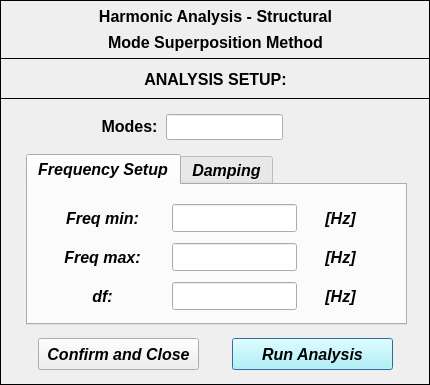
<?xml version="1.0" encoding="UTF-8"?>
<ui version="4.0">
 <class>Dialog</class>
 <widget class="QDialog" name="Dialog">
  <property name="windowModality">
   <enum>Qt::NonModal</enum>
  </property>
  <property name="geometry">
   <rect>
    <x>0</x>
    <y>0</y>
    <width>430</width>
    <height>385</height>
   </rect>
  </property>
  <property name="sizePolicy">
   <sizepolicy hsizetype="Fixed" vsizetype="Fixed">
    <horstretch>0</horstretch>
    <verstretch>0</verstretch>
   </sizepolicy>
  </property>
  <property name="minimumSize">
   <size>
    <width>430</width>
    <height>385</height>
   </size>
  </property>
  <property name="maximumSize">
   <size>
    <width>430</width>
    <height>385</height>
   </size>
  </property>
  <property name="contextMenuPolicy">
   <enum>Qt::DefaultContextMenu</enum>
  </property>
  <property name="windowTitle">
   <string>Analysis setup</string>
  </property>
  <property name="windowIcon">
   <iconset>
    <normaloff>../../../../../../Downloads/load - Copia.png</normaloff>../../../../../../Downloads/load - Copia.png</iconset>
  </property>
  <property name="whatsThis">
   <string/>
  </property>
  <widget class="QFrame" name="frame_2">
   <property name="geometry">
    <rect>
     <x>0</x>
     <y>98</y>
     <width>430</width>
     <height>287</height>
    </rect>
   </property>
   <property name="frameShape">
    <enum>QFrame::Box</enum>
   </property>
   <property name="frameShadow">
    <enum>QFrame::Plain</enum>
   </property>
   <widget class="QPushButton" name="pushButton_confirm_run_analysis">
    <property name="geometry">
     <rect>
      <x>232</x>
      <y>240</y>
      <width>161</width>
      <height>32</height>
     </rect>
    </property>
    <property name="font">
     <font>
      <family>Arial</family>
      <pointsize>12</pointsize>
      <weight>75</weight>
      <italic>true</italic>
      <bold>true</bold>
     </font>
    </property>
    <property name="styleSheet">
     <string notr="true">background-color: rgb(170, 255, 255);</string>
    </property>
    <property name="text">
     <string>Run Analysis</string>
    </property>
   </widget>
   <widget class="QPushButton" name="pushButton_confirm_close">
    <property name="geometry">
     <rect>
      <x>38</x>
      <y>240</y>
      <width>161</width>
      <height>32</height>
     </rect>
    </property>
    <property name="font">
     <font>
      <family>Arial</family>
      <pointsize>12</pointsize>
      <weight>75</weight>
      <italic>true</italic>
      <bold>true</bold>
     </font>
    </property>
    <property name="text">
     <string>Confirm and Close</string>
    </property>
   </widget>
   <widget class="QLineEdit" name="lineEdit_modes">
    <property name="geometry">
     <rect>
      <x>166</x>
      <y>16</y>
      <width>117</width>
      <height>26</height>
     </rect>
    </property>
    <property name="font">
     <font>
      <family>Arial</family>
      <pointsize>12</pointsize>
      <weight>75</weight>
      <italic>false</italic>
      <bold>true</bold>
     </font>
    </property>
    <property name="alignment">
     <set>Qt::AlignCenter</set>
    </property>
   </widget>
   <widget class="QLabel" name="label_2">
    <property name="geometry">
     <rect>
      <x>98</x>
      <y>18</y>
      <width>63</width>
      <height>21</height>
     </rect>
    </property>
    <property name="font">
     <font>
      <family>Arial</family>
      <pointsize>12</pointsize>
      <weight>75</weight>
      <italic>false</italic>
      <bold>true</bold>
     </font>
    </property>
    <property name="text">
     <string>Modes:</string>
    </property>
    <property name="alignment">
     <set>Qt::AlignCenter</set>
    </property>
   </widget>
   <widget class="QTabWidget" name="tabWidget">
    <property name="geometry">
     <rect>
      <x>26</x>
      <y>56</y>
      <width>381</width>
      <height>171</height>
     </rect>
    </property>
    <property name="font">
     <font>
      <family>Arial</family>
      <pointsize>12</pointsize>
      <weight>75</weight>
      <italic>true</italic>
      <bold>true</bold>
     </font>
    </property>
    <property name="currentIndex">
     <number>0</number>
    </property>
    <widget class="QWidget" name="tab_2">
     <attribute name="title">
      <string>Frequency Setup</string>
     </attribute>
     <widget class="QWidget" name="verticalLayoutWidget_16">
      <property name="geometry">
       <rect>
        <x>24</x>
        <y>18</y>
        <width>101</width>
        <height>108</height>
       </rect>
      </property>
      <layout class="QVBoxLayout" name="verticalLayout_16">
       <property name="spacing">
        <number>10</number>
       </property>
       <item>
        <widget class="QLabel" name="label_22">
         <property name="minimumSize">
          <size>
           <width>0</width>
           <height>28</height>
          </size>
         </property>
         <property name="maximumSize">
          <size>
           <width>16777215</width>
           <height>28</height>
          </size>
         </property>
         <property name="text">
          <string>Freq min:</string>
         </property>
         <property name="alignment">
          <set>Qt::AlignCenter</set>
         </property>
        </widget>
       </item>
       <item>
        <widget class="QLabel" name="label_23">
         <property name="minimumSize">
          <size>
           <width>0</width>
           <height>28</height>
          </size>
         </property>
         <property name="maximumSize">
          <size>
           <width>16777215</width>
           <height>28</height>
          </size>
         </property>
         <property name="text">
          <string>Freq max:</string>
         </property>
         <property name="alignment">
          <set>Qt::AlignCenter</set>
         </property>
        </widget>
       </item>
       <item>
        <widget class="QLabel" name="label_21">
         <property name="minimumSize">
          <size>
           <width>0</width>
           <height>28</height>
          </size>
         </property>
         <property name="maximumSize">
          <size>
           <width>16777215</width>
           <height>28</height>
          </size>
         </property>
         <property name="text">
          <string>df:</string>
         </property>
         <property name="alignment">
          <set>Qt::AlignCenter</set>
         </property>
        </widget>
       </item>
      </layout>
     </widget>
     <widget class="QWidget" name="verticalLayoutWidget_17">
      <property name="geometry">
       <rect>
        <x>144</x>
        <y>18</y>
        <width>125</width>
        <height>108</height>
       </rect>
      </property>
      <layout class="QVBoxLayout" name="verticalLayout_17">
       <property name="spacing">
        <number>10</number>
       </property>
       <item>
        <widget class="QLineEdit" name="lineEdit_min">
         <property name="minimumSize">
          <size>
           <width>0</width>
           <height>28</height>
          </size>
         </property>
         <property name="maximumSize">
          <size>
           <width>16777215</width>
           <height>28</height>
          </size>
         </property>
         <property name="font">
          <font>
           <family>Arial</family>
           <pointsize>11</pointsize>
           <weight>75</weight>
           <italic>true</italic>
           <bold>true</bold>
          </font>
         </property>
         <property name="alignment">
          <set>Qt::AlignCenter</set>
         </property>
        </widget>
       </item>
       <item>
        <widget class="QLineEdit" name="lineEdit_max">
         <property name="minimumSize">
          <size>
           <width>0</width>
           <height>28</height>
          </size>
         </property>
         <property name="maximumSize">
          <size>
           <width>16777215</width>
           <height>28</height>
          </size>
         </property>
         <property name="font">
          <font>
           <family>Arial</family>
           <pointsize>11</pointsize>
           <weight>75</weight>
           <italic>true</italic>
           <bold>true</bold>
          </font>
         </property>
         <property name="alignment">
          <set>Qt::AlignCenter</set>
         </property>
        </widget>
       </item>
       <item>
        <widget class="QLineEdit" name="lineEdit_step">
         <property name="minimumSize">
          <size>
           <width>0</width>
           <height>28</height>
          </size>
         </property>
         <property name="maximumSize">
          <size>
           <width>16777215</width>
           <height>28</height>
          </size>
         </property>
         <property name="font">
          <font>
           <family>Arial</family>
           <pointsize>11</pointsize>
           <weight>75</weight>
           <italic>true</italic>
           <bold>true</bold>
          </font>
         </property>
         <property name="alignment">
          <set>Qt::AlignCenter</set>
         </property>
        </widget>
       </item>
      </layout>
     </widget>
     <widget class="QWidget" name="verticalLayoutWidget_18">
      <property name="geometry">
       <rect>
        <x>282</x>
        <y>18</y>
        <width>61</width>
        <height>108</height>
       </rect>
      </property>
      <layout class="QVBoxLayout" name="verticalLayout_18">
       <property name="spacing">
        <number>10</number>
       </property>
       <item>
        <widget class="QLabel" name="label_24">
         <property name="minimumSize">
          <size>
           <width>0</width>
           <height>28</height>
          </size>
         </property>
         <property name="maximumSize">
          <size>
           <width>16777215</width>
           <height>28</height>
          </size>
         </property>
         <property name="text">
          <string>[Hz]</string>
         </property>
         <property name="alignment">
          <set>Qt::AlignCenter</set>
         </property>
        </widget>
       </item>
       <item>
        <widget class="QLabel" name="label_25">
         <property name="minimumSize">
          <size>
           <width>0</width>
           <height>28</height>
          </size>
         </property>
         <property name="maximumSize">
          <size>
           <width>16777215</width>
           <height>28</height>
          </size>
         </property>
         <property name="text">
          <string>[Hz]</string>
         </property>
         <property name="alignment">
          <set>Qt::AlignCenter</set>
         </property>
        </widget>
       </item>
       <item>
        <widget class="QLabel" name="label_26">
         <property name="minimumSize">
          <size>
           <width>0</width>
           <height>28</height>
          </size>
         </property>
         <property name="maximumSize">
          <size>
           <width>16777215</width>
           <height>28</height>
          </size>
         </property>
         <property name="text">
          <string>[Hz]</string>
         </property>
         <property name="alignment">
          <set>Qt::AlignCenter</set>
         </property>
        </widget>
       </item>
      </layout>
     </widget>
    </widget>
    <widget class="QWidget" name="widget">
     <attribute name="title">
      <string>Damping</string>
     </attribute>
     <widget class="QWidget" name="verticalLayoutWidget_5">
      <property name="geometry">
       <rect>
        <x>28</x>
        <y>6</y>
        <width>101</width>
        <height>61</height>
       </rect>
      </property>
      <layout class="QVBoxLayout" name="verticalLayout_5">
       <item>
        <widget class="QLabel" name="label_8">
         <property name="font">
          <font>
           <pointsize>11</pointsize>
           <weight>75</weight>
           <italic>false</italic>
           <bold>true</bold>
          </font>
         </property>
         <property name="text">
          <string>Proportional
Viscous</string>
         </property>
         <property name="alignment">
          <set>Qt::AlignCenter</set>
         </property>
        </widget>
       </item>
      </layout>
     </widget>
     <widget class="QWidget" name="verticalLayoutWidget_6">
      <property name="geometry">
       <rect>
        <x>28</x>
        <y>74</y>
        <width>101</width>
        <height>61</height>
       </rect>
      </property>
      <layout class="QVBoxLayout" name="verticalLayout_6">
       <item>
        <widget class="QLabel" name="label_9">
         <property name="font">
          <font>
           <pointsize>11</pointsize>
           <weight>75</weight>
           <italic>false</italic>
           <bold>true</bold>
          </font>
         </property>
         <property name="text">
          <string>Proportional
Hysteretic</string>
         </property>
         <property name="alignment">
          <set>Qt::AlignCenter</set>
         </property>
        </widget>
       </item>
      </layout>
     </widget>
     <widget class="QWidget" name="verticalLayoutWidget_7">
      <property name="geometry">
       <rect>
        <x>128</x>
        <y>6</y>
        <width>52</width>
        <height>60</height>
       </rect>
      </property>
      <layout class="QVBoxLayout" name="verticalLayout_7">
       <item>
        <widget class="QLabel" name="label_10">
         <property name="minimumSize">
          <size>
           <width>50</width>
           <height>26</height>
          </size>
         </property>
         <property name="maximumSize">
          <size>
           <width>50</width>
           <height>26</height>
          </size>
         </property>
         <property name="font">
          <font>
           <family>Arial</family>
           <pointsize>11</pointsize>
           <weight>75</weight>
           <italic>false</italic>
           <bold>true</bold>
          </font>
         </property>
         <property name="text">
          <string>&lt;html&gt;&lt;head/&gt;&lt;body&gt;&lt;p align=&quot;center&quot;&gt;&lt;span style=&quot; font-size:10pt;&quot;&gt;α&lt;/span&gt;&lt;span style=&quot; font-size:10pt; vertical-align:sub;&quot;&gt;v&lt;/span&gt;&lt;span style=&quot; font-size:10pt;&quot;&gt;:&lt;/span&gt;&lt;/p&gt;&lt;/body&gt;&lt;/html&gt;</string>
         </property>
         <property name="alignment">
          <set>Qt::AlignCenter</set>
         </property>
        </widget>
       </item>
       <item>
        <widget class="QLabel" name="label_11">
         <property name="minimumSize">
          <size>
           <width>50</width>
           <height>26</height>
          </size>
         </property>
         <property name="maximumSize">
          <size>
           <width>50</width>
           <height>26</height>
          </size>
         </property>
         <property name="font">
          <font>
           <family>Arial</family>
           <pointsize>11</pointsize>
           <weight>75</weight>
           <italic>false</italic>
           <bold>true</bold>
          </font>
         </property>
         <property name="text">
          <string>&lt;html&gt;&lt;head/&gt;&lt;body&gt;&lt;p align=&quot;center&quot;&gt;&lt;span style=&quot; font-size:10pt;&quot;&gt;β&lt;/span&gt;&lt;span style=&quot; font-size:10pt; vertical-align:sub;&quot;&gt;v&lt;/span&gt;&lt;span style=&quot; font-size:10pt;&quot;&gt;:&lt;/span&gt;&lt;/p&gt;&lt;/body&gt;&lt;/html&gt;</string>
         </property>
         <property name="alignment">
          <set>Qt::AlignCenter</set>
         </property>
        </widget>
       </item>
      </layout>
     </widget>
     <widget class="QWidget" name="verticalLayoutWidget_8">
      <property name="geometry">
       <rect>
        <x>128</x>
        <y>74</y>
        <width>52</width>
        <height>60</height>
       </rect>
      </property>
      <layout class="QVBoxLayout" name="verticalLayout_8">
       <item>
        <widget class="QLabel" name="label_13">
         <property name="minimumSize">
          <size>
           <width>50</width>
           <height>26</height>
          </size>
         </property>
         <property name="maximumSize">
          <size>
           <width>50</width>
           <height>26</height>
          </size>
         </property>
         <property name="font">
          <font>
           <family>Arial</family>
           <pointsize>11</pointsize>
           <weight>75</weight>
           <italic>false</italic>
           <bold>true</bold>
          </font>
         </property>
         <property name="text">
          <string>&lt;html&gt;&lt;head/&gt;&lt;body&gt;&lt;p align=&quot;center&quot;&gt;&lt;span style=&quot; font-size:10pt;&quot;&gt;α&lt;/span&gt;&lt;span style=&quot; font-size:10pt; vertical-align:sub;&quot;&gt;h&lt;/span&gt;&lt;span style=&quot; font-size:10pt;&quot;&gt;:&lt;/span&gt;&lt;/p&gt;&lt;/body&gt;&lt;/html&gt;</string>
         </property>
         <property name="alignment">
          <set>Qt::AlignCenter</set>
         </property>
        </widget>
       </item>
       <item>
        <widget class="QLabel" name="label_12">
         <property name="minimumSize">
          <size>
           <width>50</width>
           <height>26</height>
          </size>
         </property>
         <property name="maximumSize">
          <size>
           <width>50</width>
           <height>26</height>
          </size>
         </property>
         <property name="font">
          <font>
           <family>Arial</family>
           <pointsize>11</pointsize>
           <weight>75</weight>
           <italic>false</italic>
           <bold>true</bold>
          </font>
         </property>
         <property name="text">
          <string>&lt;html&gt;&lt;head/&gt;&lt;body&gt;&lt;p align=&quot;center&quot;&gt;&lt;span style=&quot; font-size:10pt;&quot;&gt;β&lt;/span&gt;&lt;span style=&quot; font-size:10pt; vertical-align:sub;&quot;&gt;h&lt;/span&gt;&lt;span style=&quot; font-size:10pt;&quot;&gt;:&lt;/span&gt;&lt;/p&gt;&lt;/body&gt;&lt;/html&gt;</string>
         </property>
         <property name="alignment">
          <set>Qt::AlignCenter</set>
         </property>
        </widget>
       </item>
      </layout>
     </widget>
     <widget class="QWidget" name="verticalLayoutWidget_9">
      <property name="geometry">
       <rect>
        <x>188</x>
        <y>6</y>
        <width>101</width>
        <height>61</height>
       </rect>
      </property>
      <layout class="QVBoxLayout" name="verticalLayout_9">
       <property name="spacing">
        <number>3</number>
       </property>
       <item>
        <widget class="QLineEdit" name="lineEdit_av">
         <property name="minimumSize">
          <size>
           <width>0</width>
           <height>26</height>
          </size>
         </property>
         <property name="maximumSize">
          <size>
           <width>16777215</width>
           <height>26</height>
          </size>
         </property>
         <property name="font">
          <font>
           <family>Arial</family>
           <pointsize>11</pointsize>
           <weight>75</weight>
           <italic>true</italic>
           <bold>true</bold>
          </font>
         </property>
         <property name="alignment">
          <set>Qt::AlignCenter</set>
         </property>
        </widget>
       </item>
       <item>
        <widget class="QLineEdit" name="lineEdit_bv">
         <property name="minimumSize">
          <size>
           <width>0</width>
           <height>26</height>
          </size>
         </property>
         <property name="maximumSize">
          <size>
           <width>16777215</width>
           <height>26</height>
          </size>
         </property>
         <property name="font">
          <font>
           <family>Arial</family>
           <pointsize>11</pointsize>
           <weight>75</weight>
           <italic>true</italic>
           <bold>true</bold>
          </font>
         </property>
         <property name="alignment">
          <set>Qt::AlignCenter</set>
         </property>
        </widget>
       </item>
      </layout>
     </widget>
     <widget class="QWidget" name="verticalLayoutWidget_10">
      <property name="geometry">
       <rect>
        <x>292</x>
        <y>4</y>
        <width>61</width>
        <height>63</height>
       </rect>
      </property>
      <layout class="QVBoxLayout" name="verticalLayout_10">
       <item>
        <widget class="QLabel" name="label_15">
         <property name="minimumSize">
          <size>
           <width>0</width>
           <height>26</height>
          </size>
         </property>
         <property name="maximumSize">
          <size>
           <width>16777215</width>
           <height>26</height>
          </size>
         </property>
         <property name="font">
          <font>
           <family>Arial</family>
           <pointsize>11</pointsize>
           <weight>75</weight>
           <italic>false</italic>
           <bold>true</bold>
          </font>
         </property>
         <property name="text">
          <string>[1/s]</string>
         </property>
         <property name="alignment">
          <set>Qt::AlignCenter</set>
         </property>
        </widget>
       </item>
       <item>
        <widget class="QLabel" name="label_14">
         <property name="minimumSize">
          <size>
           <width>0</width>
           <height>26</height>
          </size>
         </property>
         <property name="maximumSize">
          <size>
           <width>16777215</width>
           <height>26</height>
          </size>
         </property>
         <property name="font">
          <font>
           <family>Arial</family>
           <pointsize>11</pointsize>
           <weight>75</weight>
           <italic>false</italic>
           <bold>true</bold>
          </font>
         </property>
         <property name="text">
          <string>[s]</string>
         </property>
         <property name="alignment">
          <set>Qt::AlignCenter</set>
         </property>
        </widget>
       </item>
      </layout>
     </widget>
     <widget class="QWidget" name="verticalLayoutWidget_11">
      <property name="geometry">
       <rect>
        <x>292</x>
        <y>74</y>
        <width>61</width>
        <height>60</height>
       </rect>
      </property>
      <layout class="QVBoxLayout" name="verticalLayout_11">
       <item>
        <widget class="QLabel" name="label_16">
         <property name="minimumSize">
          <size>
           <width>0</width>
           <height>26</height>
          </size>
         </property>
         <property name="maximumSize">
          <size>
           <width>16777215</width>
           <height>26</height>
          </size>
         </property>
         <property name="font">
          <font>
           <family>Arial</family>
           <pointsize>11</pointsize>
           <weight>75</weight>
           <italic>false</italic>
           <bold>true</bold>
          </font>
         </property>
         <property name="text">
          <string>[1/s²]</string>
         </property>
         <property name="alignment">
          <set>Qt::AlignCenter</set>
         </property>
        </widget>
       </item>
       <item>
        <widget class="QLabel" name="label_17">
         <property name="minimumSize">
          <size>
           <width>0</width>
           <height>26</height>
          </size>
         </property>
         <property name="maximumSize">
          <size>
           <width>16777215</width>
           <height>26</height>
          </size>
         </property>
         <property name="font">
          <font>
           <family>Arial</family>
           <pointsize>11</pointsize>
           <weight>75</weight>
           <italic>false</italic>
           <bold>true</bold>
          </font>
         </property>
         <property name="text">
          <string>[-]</string>
         </property>
         <property name="alignment">
          <set>Qt::AlignCenter</set>
         </property>
        </widget>
       </item>
      </layout>
     </widget>
     <widget class="QWidget" name="verticalLayoutWidget_12">
      <property name="geometry">
       <rect>
        <x>188</x>
        <y>74</y>
        <width>101</width>
        <height>61</height>
       </rect>
      </property>
      <layout class="QVBoxLayout" name="verticalLayout_12">
       <property name="spacing">
        <number>3</number>
       </property>
       <item>
        <widget class="QLineEdit" name="lineEdit_ah">
         <property name="minimumSize">
          <size>
           <width>0</width>
           <height>26</height>
          </size>
         </property>
         <property name="maximumSize">
          <size>
           <width>16777215</width>
           <height>26</height>
          </size>
         </property>
         <property name="font">
          <font>
           <family>Arial</family>
           <pointsize>11</pointsize>
           <weight>75</weight>
           <italic>true</italic>
           <bold>true</bold>
          </font>
         </property>
         <property name="alignment">
          <set>Qt::AlignCenter</set>
         </property>
        </widget>
       </item>
       <item>
        <widget class="QLineEdit" name="lineEdit_bh">
         <property name="minimumSize">
          <size>
           <width>0</width>
           <height>26</height>
          </size>
         </property>
         <property name="maximumSize">
          <size>
           <width>16777215</width>
           <height>26</height>
          </size>
         </property>
         <property name="font">
          <font>
           <family>Arial</family>
           <pointsize>11</pointsize>
           <weight>75</weight>
           <italic>true</italic>
           <bold>true</bold>
          </font>
         </property>
         <property name="alignment">
          <set>Qt::AlignCenter</set>
         </property>
        </widget>
       </item>
      </layout>
     </widget>
    </widget>
   </widget>
  </widget>
  <widget class="QFrame" name="frame">
   <property name="geometry">
    <rect>
     <x>0</x>
     <y>58</y>
     <width>430</width>
     <height>41</height>
    </rect>
   </property>
   <property name="frameShape">
    <enum>QFrame::Box</enum>
   </property>
   <property name="frameShadow">
    <enum>QFrame::Plain</enum>
   </property>
   <property name="lineWidth">
    <number>1</number>
   </property>
   <widget class="QLabel" name="label">
    <property name="geometry">
     <rect>
      <x>24</x>
      <y>6</y>
      <width>383</width>
      <height>30</height>
     </rect>
    </property>
    <property name="font">
     <font>
      <family>Arial</family>
      <pointsize>12</pointsize>
      <weight>75</weight>
      <italic>false</italic>
      <bold>true</bold>
     </font>
    </property>
    <property name="text">
     <string>ANALYSIS SETUP:</string>
    </property>
    <property name="textFormat">
     <enum>Qt::AutoText</enum>
    </property>
    <property name="alignment">
     <set>Qt::AlignCenter</set>
    </property>
   </widget>
  </widget>
  <widget class="QFrame" name="frame_3">
   <property name="geometry">
    <rect>
     <x>0</x>
     <y>0</y>
     <width>430</width>
     <height>59</height>
    </rect>
   </property>
   <property name="minimumSize">
    <size>
     <width>430</width>
     <height>0</height>
    </size>
   </property>
   <property name="maximumSize">
    <size>
     <width>430</width>
     <height>16777215</height>
    </size>
   </property>
   <property name="frameShape">
    <enum>QFrame::Box</enum>
   </property>
   <property name="frameShadow">
    <enum>QFrame::Plain</enum>
   </property>
   <property name="lineWidth">
    <number>1</number>
   </property>
   <widget class="QLabel" name="label_title">
    <property name="geometry">
     <rect>
      <x>24</x>
      <y>4</y>
      <width>383</width>
      <height>25</height>
     </rect>
    </property>
    <property name="font">
     <font>
      <family>Arial</family>
      <pointsize>12</pointsize>
      <weight>75</weight>
      <italic>false</italic>
      <bold>true</bold>
     </font>
    </property>
    <property name="text">
     <string>Harmonic Analysis - Structural</string>
    </property>
    <property name="textFormat">
     <enum>Qt::AutoText</enum>
    </property>
    <property name="alignment">
     <set>Qt::AlignCenter</set>
    </property>
   </widget>
   <widget class="QLabel" name="label_subtitle">
    <property name="geometry">
     <rect>
      <x>24</x>
      <y>30</y>
      <width>383</width>
      <height>25</height>
     </rect>
    </property>
    <property name="font">
     <font>
      <family>Arial</family>
      <pointsize>12</pointsize>
      <weight>75</weight>
      <italic>false</italic>
      <bold>true</bold>
     </font>
    </property>
    <property name="text">
     <string>Mode Superposition Method</string>
    </property>
    <property name="textFormat">
     <enum>Qt::AutoText</enum>
    </property>
    <property name="alignment">
     <set>Qt::AlignCenter</set>
    </property>
   </widget>
  </widget>
 </widget>
 <resources/>
 <connections/>
</ui>
